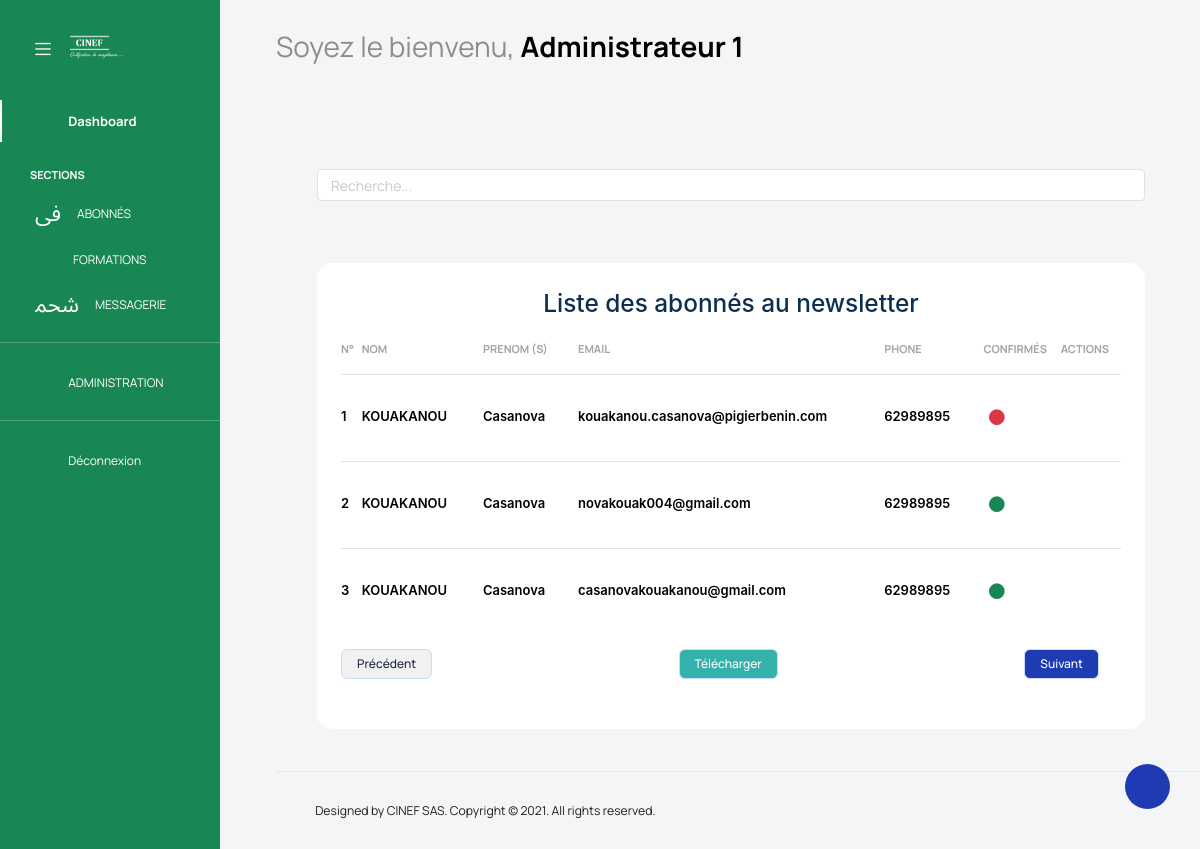
Page /admin/newsletter.php (signed in) on the committed database.
### tables this page shows
CREATE TABLE `newsletters` (
  `id` int(11) NOT NULL,
  `nom` varchar(128) NOT NULL,
  `prenom` varchar(128) NOT NULL,
  `email` varchar(128) NOT NULL,
  `phone` varchar(50) NOT NULL,
  `confirmed` tinyint(1) NOT NULL DEFAULT 0
);

### admin/newsletter.php (the view, shortened to what this page needs)
<html lang="fr">
<head>
  <?php include('layout_link_css.php') ?>
</head>
<body class="sidebar-dark">
  <div class="container-scroller">
    <?php include('header_top.php') ?>
    <div class="container-fluid page-body-wrapper pt-0">
      <?php include_once('header_left.php') ?>
      <div class="main-panel">
        <div class="content-wrapper">
          <div class="row">
            <div class="col-sm-12">
              <div class="home-tab">
                <div class="tab-content tab-content-basic">
                  <div class="tab-pane fade show active" id="overview" role="tabpanel" aria-labelledby="overview">
                    <div class="row">
                      <div class="content-wrapper">
                        <div class="row">
                          <div class="col-sm-12">
                            <div class="home-tab">
                              <input type="search" id="searchInput" placeholder="Recherche..."
                                class='form-control form-control-sm'>
                              <br>
                              <div class="tab-content tab-content-basic">
                                <div class="tab-pane fade show active" id="overview" role="tabpanel"
                                  aria-labelledby="overview">
                                  <div class="row">
                                    <div class="col-lg-12">
                                      <div class="row flex-grow">
                                        <div class="col-12 grid-margin stretch-card">
                                          <div class="card card-rounded">
                                            <div class="card-body">
                                              <div class="table-responsive  mt-1">
                                                <h3 class="text-center">
                                                  Liste des abonnés au newsletter
                                                </h3>
                                                <table class="table select-table">
                                                  <thead>
                                                    <tr>
                                                      <th>
                                                        N°
                                                      </th>
                                                      <th>Nom</th>
                                                      <th>Prenom (s)</th>
                                                      <th>Email</th>
                                                      <th>Phone</th>
                                                      <th>Confirmés</th>
                                                      <th>Actions</th>
                                                    </tr>
                                                  </thead>
                                                  <tbody id='body'>
                                                    <?php
                                                    include(realpath($_SERVER["DOCUMENT_ROOT"]) . '/CINEFWEB/config/conn.php');
                                                    if (!isset($_GET['page']) || $_GET['page'] == 0) {
                                                      $query = "SELECT * FROM newsletters ORDER BY id DESC LIMIT 10";
                                                    } else {
                                                      $query = "SELECT * FROM newsletters ORDER BY id DESC LIMIT " . intval($_GET['page']) * 10 . ", " . intval($_GET['page']) * 20;
                                                    }
                                                    $result = mysqli_query($conn, $query);
                                                    if (mysqli_num_rows($result) > 0) {
                                                      $nbr = 0;
                                                      while ($row = mysqli_fetch_assoc($result)) {
                                                        $nbr++;
                                                        ?>
                                                        <tr>
                                                          <td>
                                                            <div class="d-flex">
                                                              <div>
                                                                <h6>
                                                                  <?= $nbr ?>
                                                                </h6>
                                                              </div>
                                                            </div>
                                                          <td>
                                                            <div class="d-flex">
                                                              <div>
                                                                <h6>
                                                                  <?= $row["nom"] ?>
                                                                </h6>
                                                              </div>
                                                            </div>
                                                          </td>
                                                          <td>
                                                            <h6>
                                                              <?= $row["prenom"] ?>
                                                            </h6>
                                                          </td>
                                                          <td>
                                                            <h6>
                                                              <?= $row["email"] ?>
                                                            </h6>
                                                          </td>
                                                          <td>
                                                            <h6>
                                                              <?= $row["phone"] ?>
                                                            </h6>
                                                          </td>
                                                          <td>
                                                            <h1
                                                              class="<?php if ($row["confirmed"]) { ?>text-success<?php } else { ?>text-danger<?php } ?>">
                                                              &bull;
                                                            </h1>
                                                          </td>
                                                          <td class='pointer' id=<?= $row["id"] ?>>
                                                            <a href="actionNewsletter.php?id=<?= $row["id"] ?>"
                                                              id=<?= $row["id"] ?>
                                                              class='text-secondary <?php if (!$row["confirmed"]) { ?>actionBtn<?php } ?>'
                                                              target='_blank'>
                                                              <h2 class="mdi mdi-send"></h2>
                                                            </a>
                                                          </td>
                                                        </tr>
                                                        <?php
                                                      }
                                                    } else {
                                                      echo '<tr><td colspan="7" class="text-center"><h3>Aucune donnée disponible</h3></td></tr>';
                                                    }
                                                    ?>
                                                  </tbody>
                                                  <tr>
                                                    <td colspan="7" class="text-center">
                                                      <a class='btn btn-secondary float-start' href='?page=<?php if (isset($_GET['page'])) {
                                                        echo "" . (intval($_GET['page']) - 1) . "";
                                                      } else {
                                                        echo '0';
                                                      } ?>'>Pr&eacute;c&eacute;dent</a>
                                                      <a href="suscribers.csv" target="_blank"
                                                        class="btn btn-success text-white" download>Télécharger</a>
                                                      <a class='btn btn-primary text-white float-end' href='?page=<?php if (isset($_GET['page'])) {
                                                        echo "" . (intval($_GET['page']) + 1) . "";
                                                      } else {
                                                        echo '1';
                                                      } ?>'>Suivant</a>
                                                    </td>
                                                  </tr>
                                                </table>
                                              </div>
                                            </div>
                                          </div>
                                        </div>
                                      </div>
                                    </div>
                                  </div>
                                </div>
                              </div>
                            </div>
                          </div>
                        </div>
                      </div>
                    </div>
                  </div>
                </div>
              </div>
            </div>
          </div>
          <footer class="footer">
            <div class="d-sm-flex justify-content-center justify-content-sm-between">
              <span class="float-none float-sm-right d-block mt-1 mt-sm-0 text-center">Designed by CINEF SAS. Copyright
                © 2021. All rights
                reserved.</span>
            </div>
          </footer>
        </div>
      </div>
    </div>
  </div>
</body>
</html>

### rows in the picture
newsletters: nom "KOUAKANOU", prenom "Casanova", email "kouakanou.casanova@pigierbenin.com", phone "62989895"
newsletters: nom "KOUAKANOU", prenom "Casanova", email "novakouak004@gmail.com", phone "62989895"
newsletters: nom "KOUAKANOU", prenom "Casanova", email "casanovakouakanou@gmail.com", phone "62989895"

### other values in the picture
$_SESSION["user"]["nomP"] "Administrateur 1"
